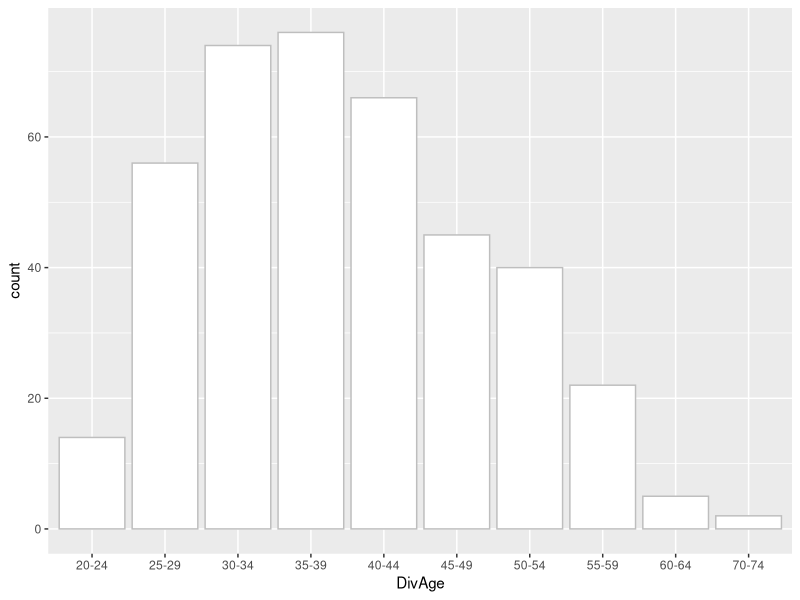
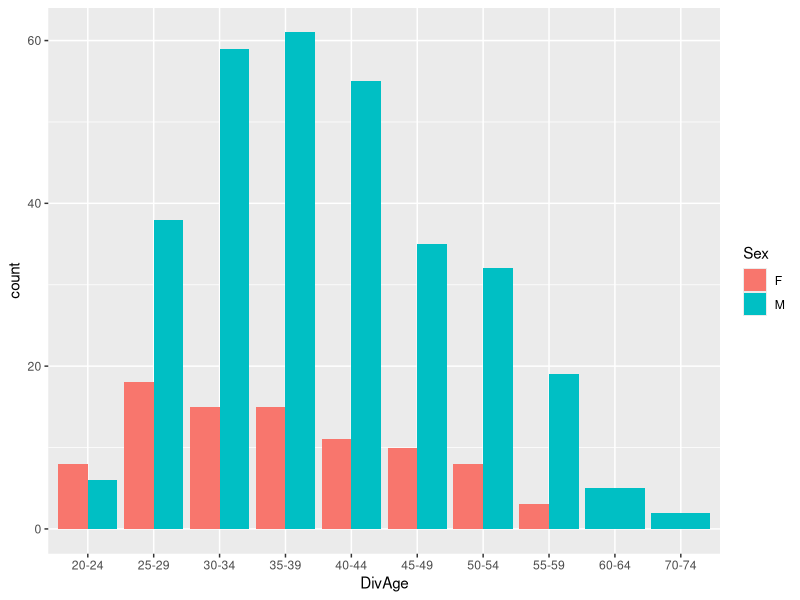
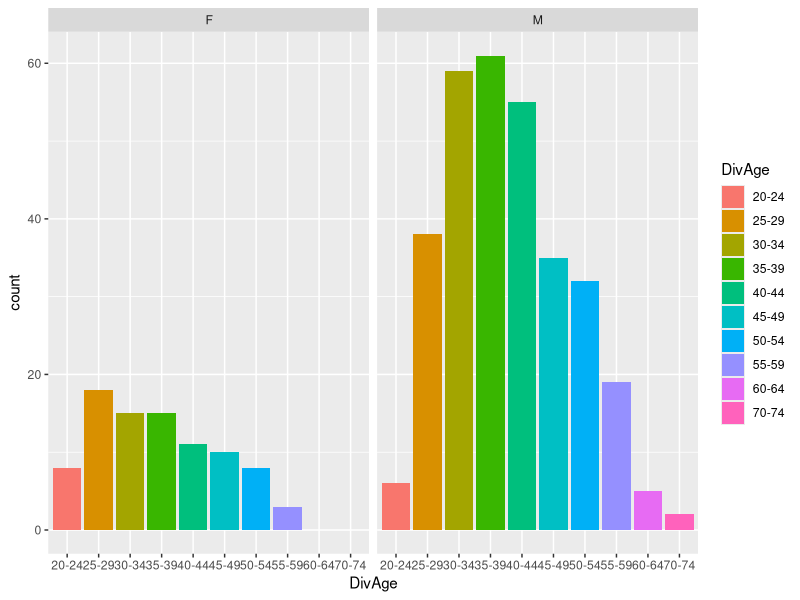
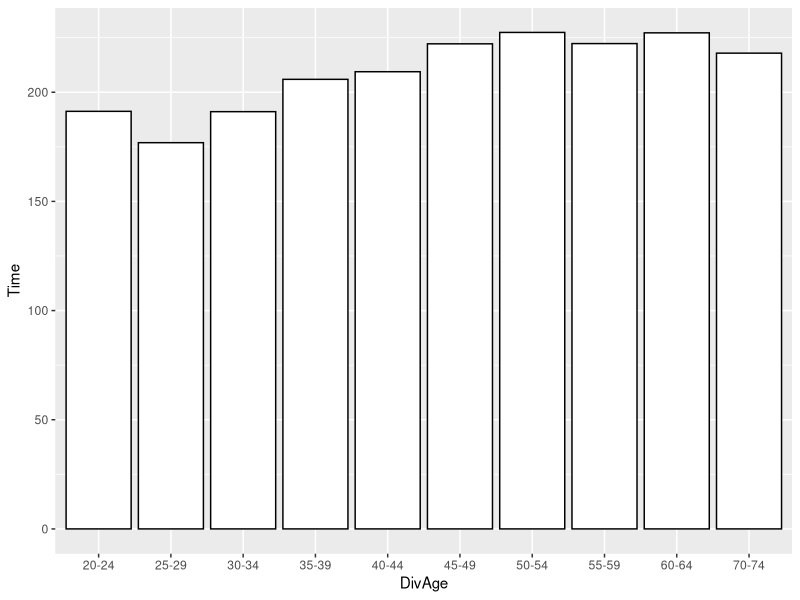
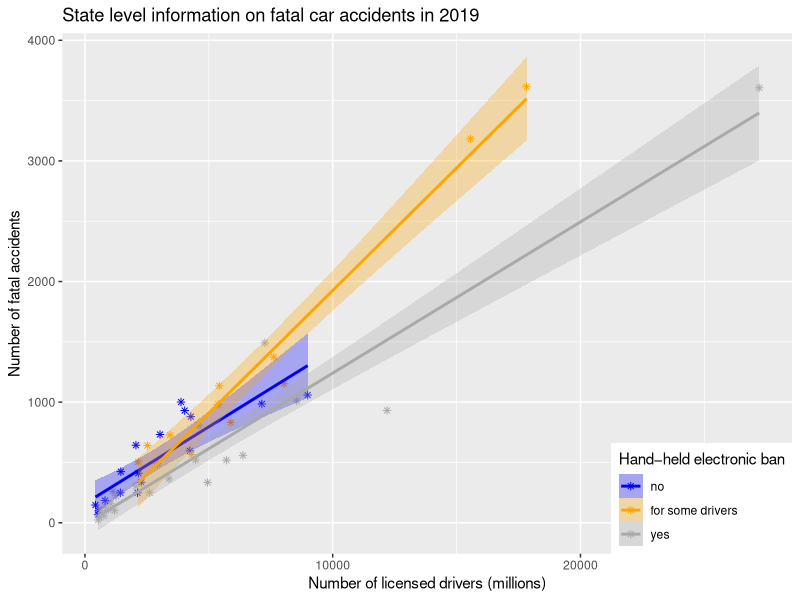
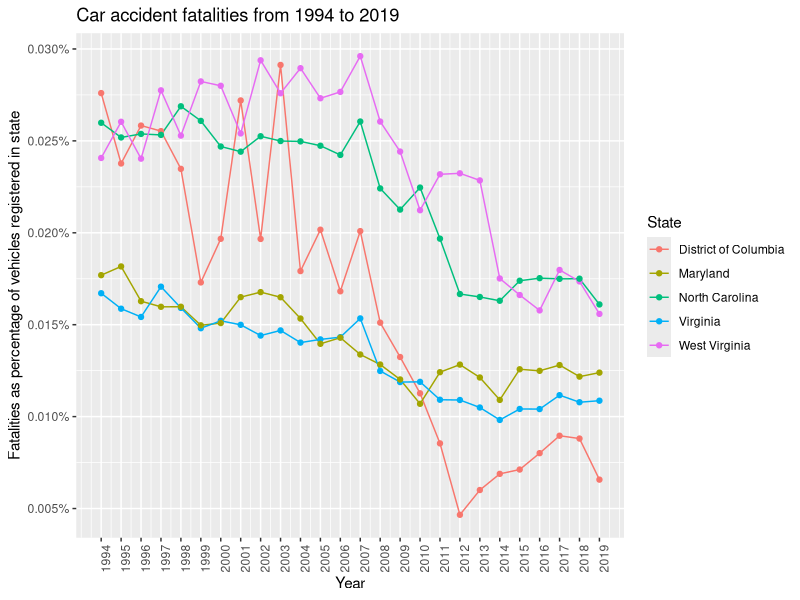
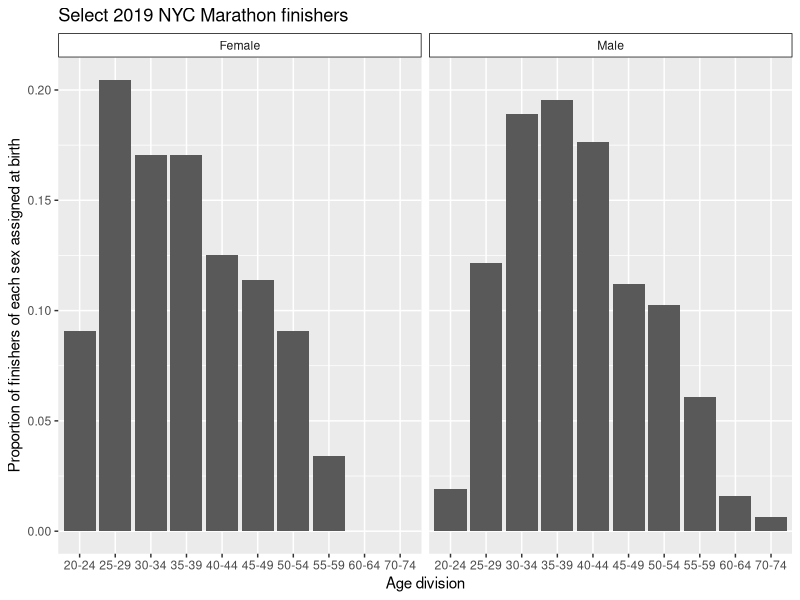

R code for these plots, in order:
## ---- chunk 1
knitr::opts_chunk$set(echo = TRUE, highlight=FALSE)
library(tidyverse)
## ---- chunk 2
nym2019 <- read.table("data/nym2019.txt", header=TRUE)

ggplot(nym2019, aes(x=DivAge)) + geom_bar(fill="white", color="gray")
## ---- chunk 3
ggplot(nym2019, aes(x=DivAge, fill=Sex)) + geom_bar(position="dodge")
## ---- chunk 4
ggplot(nym2019, aes(x=DivAge, fill=DivAge)) + geom_bar(position="dodge") + facet_grid(.~Sex)
## ---- chunk 5
ggplot(nym2019, aes(x=DivAge, y=Time)) +
  stat_summary(geom="bar", fun="median", position="dodge", fill="white", color="black") + 
  stat_summary(fun.data=median_hilow, fun.args=c(conf.int=0.5), geom="errorbar", width=0.2)
## ---- chunk 6
state_crashes <- read.csv("data/state crashes.csv")

state_crashes$Hand.held.ban <- factor(
  state_crashes$Hand.held.ban,
  labels=c("no", "for some drivers", "yes")
)

Graphic2 <- ggplot(
    state_crashes,
    aes(
      x=Licensed.drivers, y=Fatal.crashes,
      color=Hand.held.ban, fill=Hand.held.ban
    )
) +
  geom_point(shape=8) +
  scale_color_manual(values=c("blue", "orange", "dark gray")) +
  scale_fill_manual(values=c("blue", "orange", "dark gray")) +
  geom_smooth(method=lm, alpha=0.3)

Graphic2 + labs(title="State level information on fatal car accidents in 2019",
                x="Number of licensed drivers (millions)", y="Number of fatal accidents",
                color="Hand−held electronic ban", fill="Hand−held electronic ban") +
  theme(legend.position=c(1,0), legend.justification=c(1,0))
## ---- chunk 7
fatalities <- read.csv("data/fatalities.csv")
fatalities <- fatalities <- fatalities %>%
  mutate(Fatalities.Prop.Registered.Vehicles=Fatalities/(Registered.Vehicles*10^3))

Graphic3 <- ggplot(fatalities, aes(x=Year, y=Fatalities.Prop.Registered.Vehicles, color=State)) +
  geom_line() +
  geom_point()

Graphic3 + 
  labs(title="Car accident fatalities from 1994 to 2019", x="Year",
       y="Fatalities as percentage of vehicles registered in state") +
  scale_x_continuous(breaks=1994:2019) +
  scale_y_continuous(breaks=seq(0, 0.0003, 0.00005), labels=scales::percent) +
  theme(axis.text.x=element_text(angle=90))
## ---- chunk 8
Graphic4 <- ggplot(nym2019, aes(x=DivAge, y=..prop.., group=Sex, fill=DivAge)) +
  geom_bar(position="dodge") + facet_grid(.~Sex)

sex_labs <- c("Female", "Male")
names(sex_labs) <- c("F", "M")
Graphic4 + labs(title="Select 2019 NYC Marathon finishers", x="Age division",
                y="Proportion of finishers of each sex assigned at birth") +
  facet_grid(.~Sex, labeller=labeller(Sex=sex_labs)) +
  theme(strip.background = element_rect(colour="black", fill="white"))
